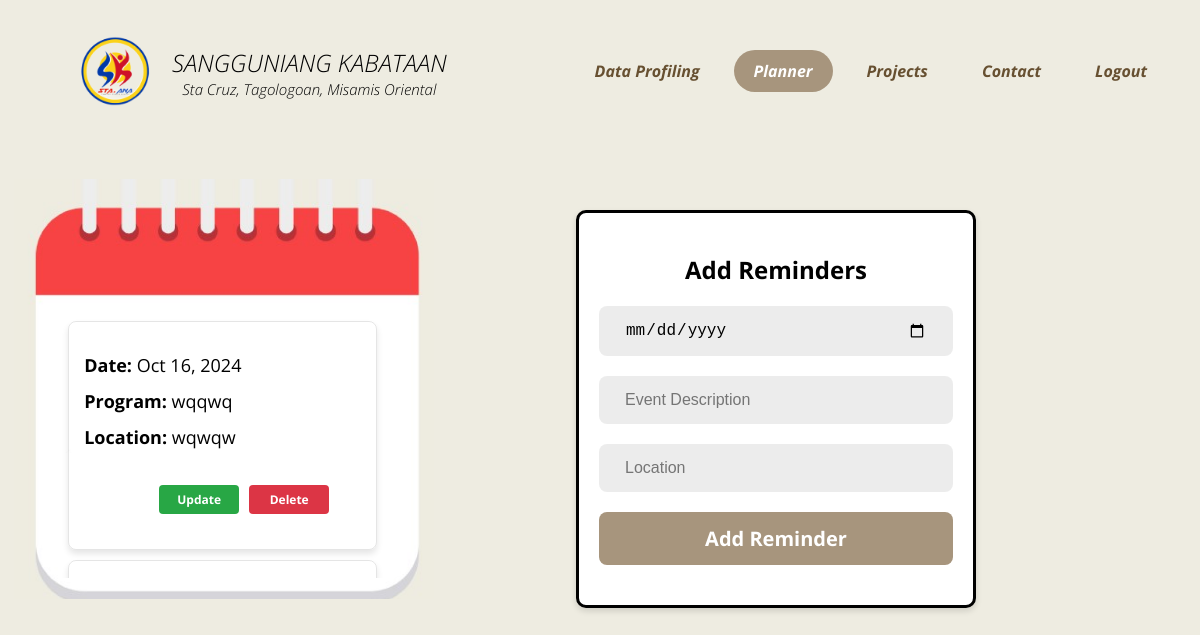
Screenshot of /planner.php (signed in) with the database file from the repository.
### tables this page shows
CREATE TABLE `reminders` (
  `id` int(11) UNSIGNED NOT NULL,
  `date` date NOT NULL,
  `event` varchar(255) NOT NULL,
  `location` varchar(255) DEFAULT NULL,
  `date_added` timestamp NOT NULL DEFAULT current_timestamp()
);

### planner.php (the view, shortened to what this page needs)
<?php require_once 'controller/db.php' ?>
<!DOCTYPE html>
<html lang="en">
<head>
    <link href="assets/css/style.css?v=<?= filemtime('assets/css/style.css'); ?>"rel="stylesheet"/>
    <link href="https://use.fontawesome.com/releases/v5.6.1/css/all.css" rel="stylesheet">
    <link rel="stylesheet" href="assets/css/bootstrap-icons.min.css">
</head>
<body>
<?php require_once 'component/navbar.php' ?>
<div class="hero-page">
    <div class="two-col context">
        <div class="rem-cont">
            <div class="reminder-container">
                <div class="reminder-lists">
                    <ul>
                        <?php
                        $sql = "SELECT id, date, event, location FROM Reminders ORDER BY date DESC";
                        $result = $conn->query($sql);
                        if ($result->num_rows > 0) {
                            while ($row = $result->fetch_assoc()) {
                                echo "<li class='reminder-item'>";
                                echo "<div class='reminder-content'>";
                                echo "<div class='reminder-details'>";
                                echo "<div class='reminder-date'><strong>Date:</strong> " . date("M d, Y", strtotime($row['date'])) . "</div>";
                                echo "<div class='reminder-event'><strong>Program:</strong> " . htmlspecialchars($row['event']) . "</div>";
                                echo "<div class='reminder-location'><strong>Location:</strong> " . htmlspecialchars($row['location']) . "</div>";
                                echo "</div>";
                                echo "<div class='reminder-actions'>";
                                echo "<button class='btn-update' onclick=\"openUpdateModal({$row['id']}, '{$row['date']}', '{$row['event']}', '{$row['location']}')\">Update</button>";
                                echo "<button class='btn-delete' onclick=\"openDeleteModal({$row['id']})\">Delete</button>";
                                echo "</div>";
                                echo "</div>";
                                echo "</li>";
                            }
                        } else {
                            echo "<li>No reminders found.</li>";
                        }
                        ?>
                    </ul>
                </div>
            </div>
        </div>
    </div>
    <div class="two-col cards">
        <div class="card">
            <h2 style="font-family: 'Open Sans'; text-align: center;">Add Reminders</h2>
            <form action="controller/add_reminder.php" method="post">
                <input type="date" name="date" placeholder="Reminder Date" required>
                <input type="text" name="event" placeholder="Event Description" required>
                <input type="text" name="location" placeholder="Location" required>
                <input type="submit" class="button" value="Add Reminder">
            </form>
        </div>
    </div>
</div>
</body>
</html>

### assets/css/style.css (style rules this page uses)
:root { --bg-color: #EEECE1; --color: #A7957D; --text-color: #737373; }
* { box-sizing: border-box; }
body { min-height: 100vh; background-color: var(--bg-color); }
.hero-page { display: flex; max-width: 1200px; margin: auto; align-items: center; flex-wrap: wrap; }
.hero-page .context { position: relative; right: 80px; }
.hero-page .cards { text-align: center; }
.hero-page .cards .card { background-color: white; box-shadow: 0 3px 6px rgba(0, 0, 0, 0.134); padding: 20px; border-radius: 10px; max-width: 400px; margin: auto; text-align: left; border-style: solid; position: relative; top: 20px; right: 120px; }
.hero-page .cards .card input { display: block; padding: 13px 24px; border-radius: 8px; background-color: rgba(0, 0, 0, 0.073); color: black; border: 0; font-size: 16px; margin: 20px 0; width: 100%; border: 2px solid transparent; outline: 0; }
.hero-page .cards .card .button { display: block; padding: 13px 24px; border-radius: 8px; background-color: var(--color); border: 0; font-size: 16px; margin: 20px 0; width: 100%; color: white; outline: 0; text-align: center; text-decoration: none; font-size: 20px; font-weight: bold; font-family: 'Open Sans'; transition: cubic-bezier(0.175, 0.885, 0.32, 1.275) .3s all; }
.two-col { width: 50%; padding: 15px; }
.rem-cont { max-width: 420px; margin: auto;; }
.reminder-container { width: 100%; padding-bottom: 100%; background: url(../img/reminder-bg.png) no-repeat center center; background-size: cover; position: relative; }
.reminder-lists { position: absolute; top: 30%; left: 1%; height: 65%; width: calc(95% - 15px); overflow-y: scroll; padding-right: 15px; }
.reminder-lists { scrollbar-width: none; }
.reminder-lists ul li { font-size: 18px; padding: 25px 0; transition: cubic-bezier(0.175, 0.885, 0.32, 1.275) .3s all; }

### component/navbar.php (style rules this page uses)
:root { --accent-color: #ddd0c0; --gradient-color: #a7957d; }

### planner.php (style rules this page uses)
.hero-page { padding-top: 30px; }
html, body { overflow: hidden; }
.reminder-item { border: 1px solid rgba(0, 0, 0, 0.1); margin: 10px 10px; border-radius: 8px; box-shadow: 0px 4px 6px rgba(0, 0, 0, 0.1); transition: box-shadow 0.3s ease; display: flex; justify-content: space-between; align-items: center; }
.reminder-location, .reminder-event, .reminder-date { padding-left: 15px !important; }
.reminder-content { justify-content: space-between; width: 100%; align-items: center; }
.reminder-details div { line-height: 2; }
.reminder-details { font-family: 'Open Sans', sans-serif; gap: 8px; }
.reminder-actions { display: flex; gap: 10px; padding: 10px 10px 0px 70px; margin-top: 10px; position: relative; left: 20px; }
.btn-delete, .btn-update, .btn-cancel, .btn-cancel-modal, .btn-update-modal, .btn-delete-modal { padding: 6px 12px; font-size: 12px; border: none; border-radius: 4px; cursor: pointer; transition: background-color 0.2s ease; font-family: 'Open Sans', sans-serif; font-weight: bold; text-decoration: none; width: 80px; }
.btn-delete,.btn-delete-modal, .btn-cancel-modal { background-color: #dc3545; color: white; cursor: pointer; }
.btn-update, .btn-update-modal { background-color: #28a745; color: white; cursor: pointer; }
input, button { padding: 10px; border-radius: 8px; border: 1px solid rgba(0, 0, 0, 0.1); margin: 10px 0; width: 100%; box-sizing: border-box; }
input[type="submit"].button { background-color: #007bff; color: white; }
.card { padding: 20px; box-shadow: 0 4px 8px rgba(0,0,0,0.1); border-radius: 8px; background-color: #fff; }

### rows the page displays
reminders: date "Oct 16, 2024", event "wqqwq", location "wqwqw"
